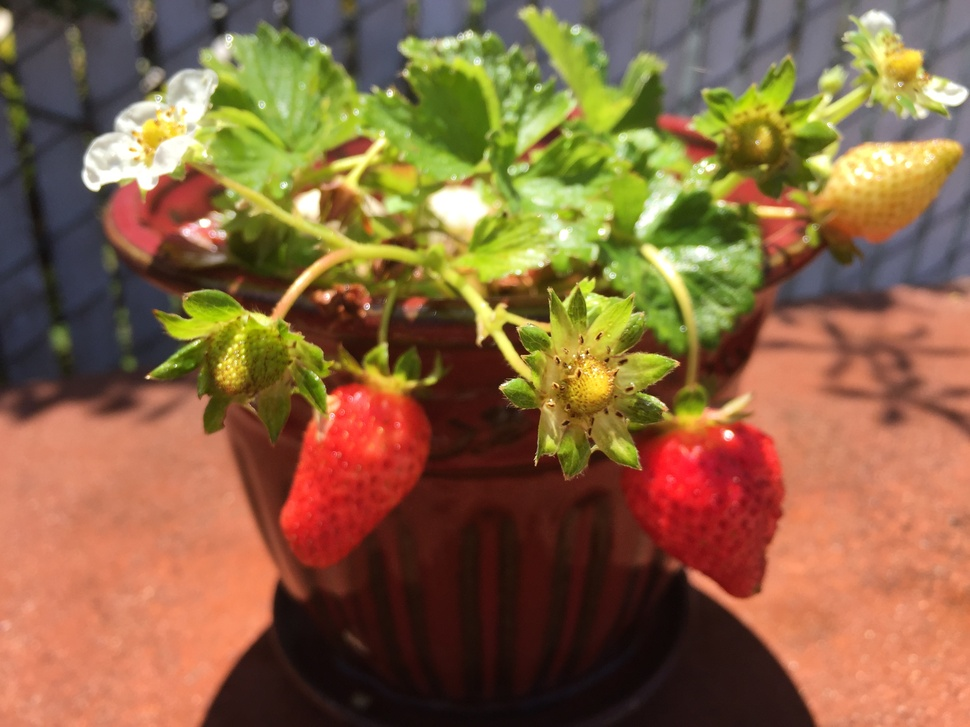
#> input picture Project 1/strawberry copy.jpeg, 970 x 727 px, shrunk from 3264 x 2448 before the run
$ jupyter execute --allow-errors Untitled.ipynb
#> lines starting #> are read from the running program, lines starting #| are printed output that depends on the picture
[cell 1]
import cv2
paper = cv2.imread('strawberry copy.jpeg', cv2.IMREAD_COLOR)
#> paper is the input picture: shape (727, 970, 3); mean B, G, R 66, 101.9, 138
#cv2.startWindowThread()
#cv2.imshow('1', paper)
#cv2.waitKey(0)
h, w = paper.shape[:2]
#> h = 727; w = 970
print(h, w)
#| 727 970
#cv2.imwrite('1.jpg', paper)
#cv2.destroyWindow('1')

[cell 2]
b, g, r = cv2.split(paper)
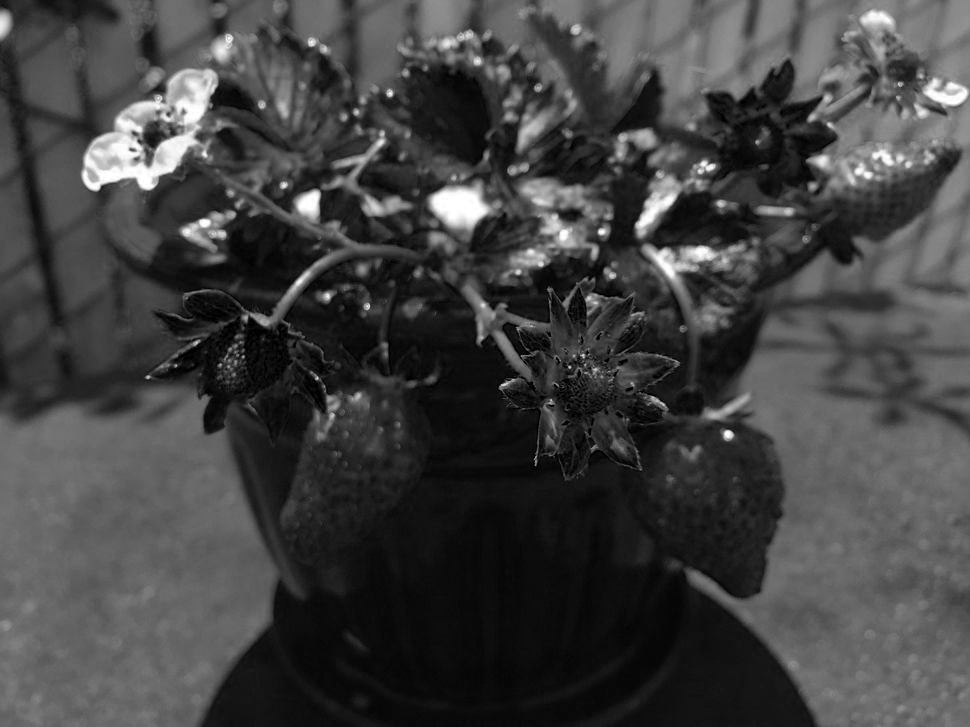
#> b: shape (727, 970); min 0, max 255, mean 66
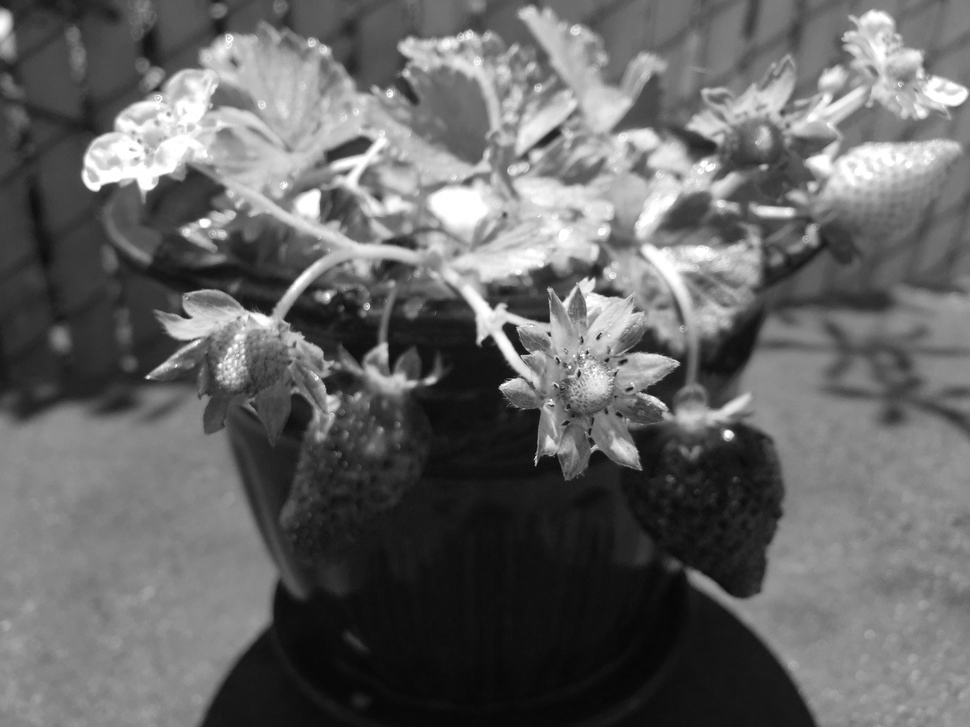
#> g: shape (727, 970); min 5, max 255, mean 101.9
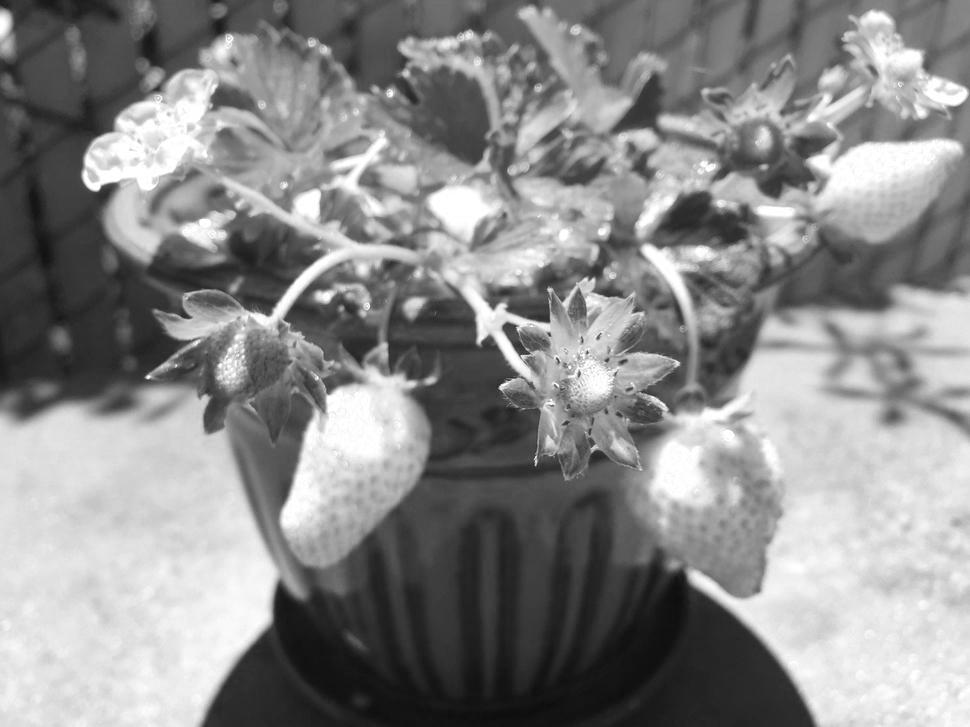
#> r: shape (727, 970); min 12, max 255, mean 138

[cell 3]
r.flatten()

#> (a cell that did not finish here is left out)

[cell 5]
from PIL import Image
from pylab import *
paper2 = Image.open('strawberry copy.jpeg')
imshow(paper2)

$ run again, with Project 1/2-18_1orim.jpg copied over Project 1/strawberry copy.jpeg
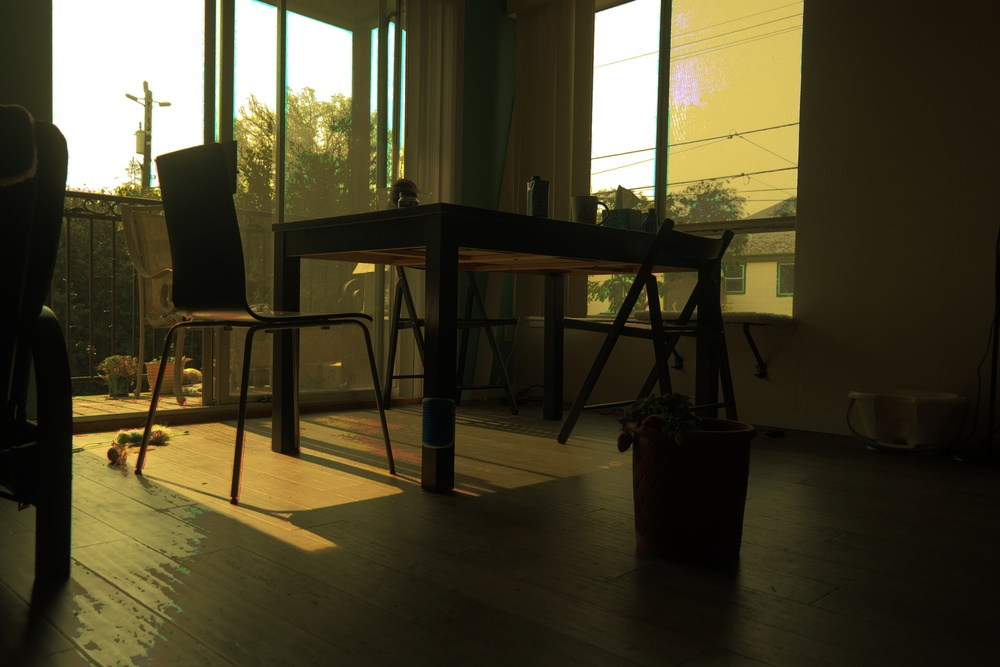
#> input picture Project 1/2-18_1orim.jpg, 1000 x 667 px, shrunk from 5472 x 3648 before the run
#> paper is the input picture: shape (667, 1000, 3); mean B, G, R 41.3, 64.7, 70.6
#| 667 1000
#> `b, g, r = cv2.split(paper)`:
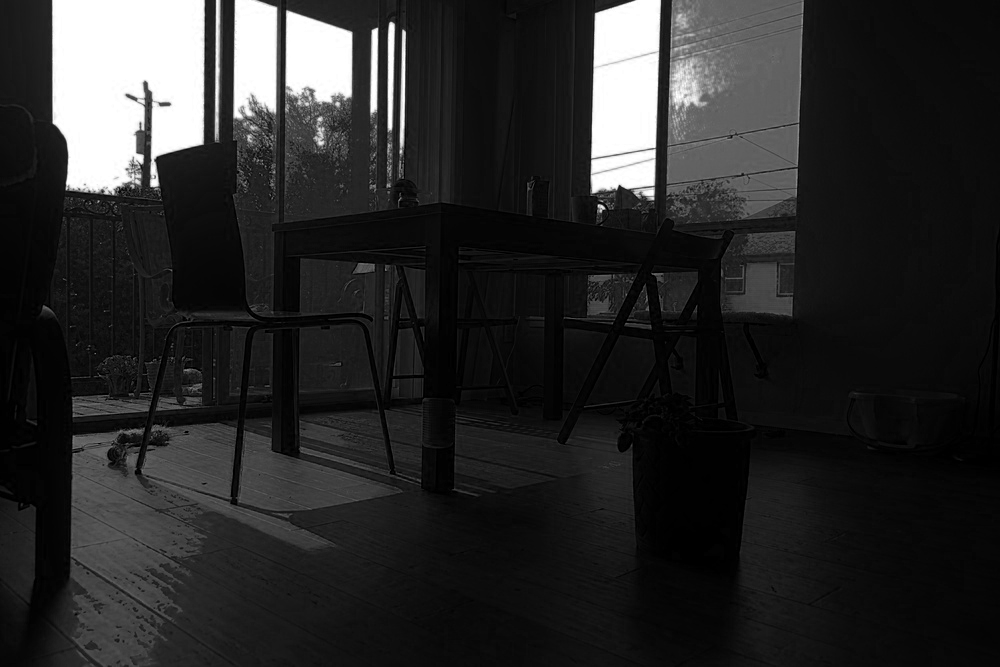
#> b: shape (667, 1000); min 0, max 255, mean 41.3
#> `b, g, r = cv2.split(paper)`:
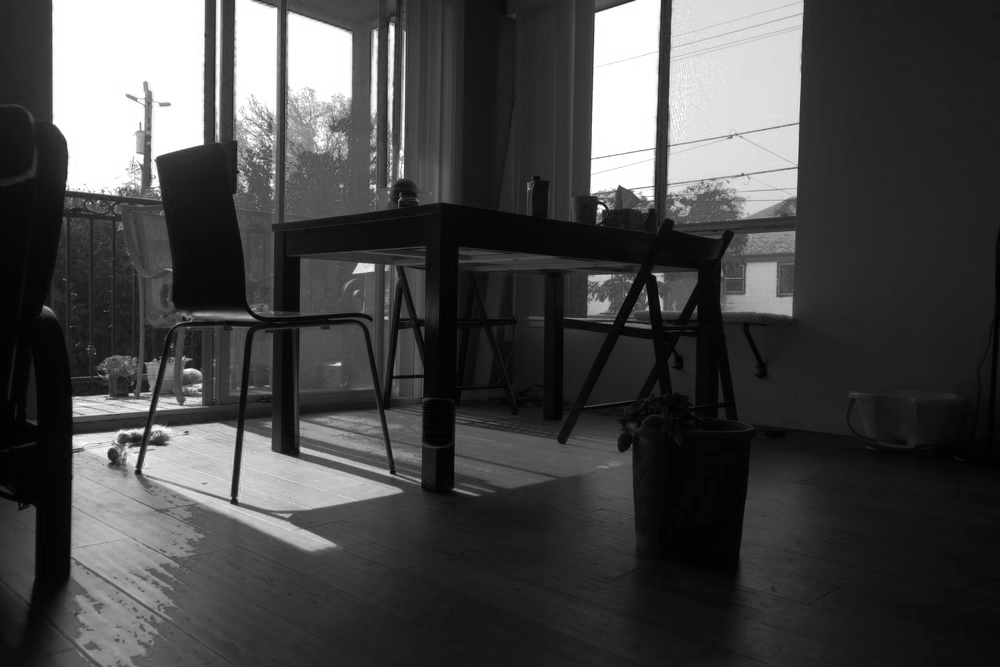
#> r: shape (667, 1000); min 0, max 255, mean 70.6
